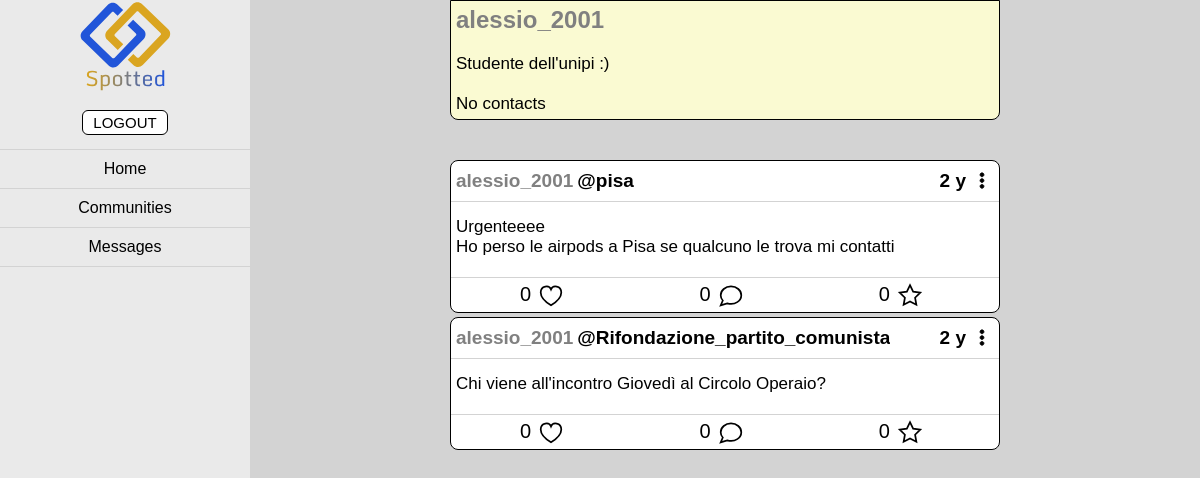
The app's page /user.php?user=alessio_2001 (signed in) with its own data.
### tables this page shows
CREATE TABLE `user_info` (
  `username` varchar(20) NOT NULL,
  `description` text,
  `instagram` varchar(30) DEFAULT NULL,
  `snapchat` varchar(15) DEFAULT NULL,
  `facebook` varchar(50) DEFAULT NULL,
  `favorite` varchar(10) DEFAULT NULL,
  PRIMARY KEY (`username`),
  CONSTRAINT `user_info_ibfk_1` FOREIGN KEY (`username`) REFERENCES `users` (`username`) ON DELETE CASCADE ON UPDATE CASCADE
);

CREATE TABLE `users` (
  `username` varchar(20) NOT NULL,
  `pword` char(60) DEFAULT NULL,
  PRIMARY KEY (`username`)
);

CREATE TABLE `posts` (
  `id` int(11) NOT NULL AUTO_INCREMENT,
  `creation_time` timestamp NOT NULL DEFAULT CURRENT_TIMESTAMP,
  `username` varchar(20) DEFAULT NULL,
  `content` text NOT NULL,
  `nlikes` int(11) NOT NULL DEFAULT '0',
  `community` varchar(30) DEFAULT NULL,
  `ncomments` int(11) NOT NULL DEFAULT '0',
  `anonym` tinyint(1) NOT NULL DEFAULT '0',
  `napplies` int(11) DEFAULT '0',
  `open` tinyint(1) DEFAULT '1',
  PRIMARY KEY (`id`),
  KEY `username` (`username`),
  KEY `posts_ibfk_2` (`community`),
  CONSTRAINT `posts_ibfk_1` FOREIGN KEY (`username`) REFERENCES `users` (`username`) ON DELETE CASCADE ON UPDATE CASCADE,
  CONSTRAINT `posts_ibfk_2` FOREIGN KEY (`community`) REFERENCES `communities` (`name_`) ON DELETE SET NULL ON UPDATE CASCADE
);

### php/database.php (called while the page is built, shortened)
<?php
function get_user($database, $user)
{
    $query = $database->prepare("SELECT * FROM users NATURAL JOIN user_info WHERE username = ?");
    $query->bind_param("s", $user);
    $query->execute();
    if($result = $query->get_result())
    {
        $row =  $result->fetch_assoc();
        return $row;
    }
    else
    {
        die("Connection failed: " . $database->connect_error);
    }
}
function get_user_posts($active_user, $database, $user, $own, $maxid = PHP_INT_MAX, $offset = 0, $nposts = 15)
{
    $query = $database->prepare("SELECT P.*, (SELECT COUNT(*) FROM subscriptions S WHERE S.username = ? AND S.community = P.community) AS editable FROM posts P WHERE P.username = ? AND (? OR !P.anonym) AND P.id < ? ORDER BY P.id DESC LIMIT ?, ?");
    $query->bind_param("ssiiii", $active_user, $user, $own, $maxid, $offset, $nposts);
    $query->execute();
    if($result = $query->get_result())
    {
        return $result;
    }
    else
    {
        die("Connection failed: " . $database->connect_error);
    }
}
function is_applied($database, $post, $user)
{
    $query = $database->prepare("SELECT accepted FROM applications WHERE username = ? AND post = ?");
    $query->bind_param("si", $user, $post);
    $query->execute();
    if($result = $query->get_result())
    {
        return 0;
    }
    else
    {
        die("Connection failed: " . $database->connect_error);
    }
}
function is_liked($database, $post, $user)
{
    $query = $database->prepare("SELECT COUNT(*) AS C FROM likes WHERE username = ? AND post = ?");
    $query->bind_param("si", $user, $post);
    $query->execute();
    if($result = $query->get_result())
    {
        $row = $result->fetch_assoc();
        if($row["C"] != 0)
            return true;
        else
            return false;
    }
    else
    {
        die("Connection failed: " . $database->connect_error);
    }
}
?>

### php/display.php (the view, shortened to what this page needs)
<?php
    require_once "database.php";
    function display_user($user)
    {
        echo user_html($user);
    }
    function user_html($user, $showid = false, $buttons = -1)
    {
        $id = "user+".$user["username"];
        if($buttons != 1)
            $userHTML = "<div class='user' id='".$id."'>";
        else
            $userHTML = "<div class='user useraccepted' id='".$id."'>";
        $userHTML .= "<div class='userbody'>";
        $userHTML .= "<div class='user_username'><a href = './user.php?user=".$user["username"]."'>".$user["username"]."</a></div>";
        $userHTML .= "<div class='user_description'>".nl2br(htmlspecialchars($user["description"]))."</div>";
        $userHTML .= "<div class='user_contacts'>";
        if($user["favorite"] && $user[$user["favorite"]])
            $userHTML .= "<div class='favorite_contact'><a target='_blank' href = '".social_links($user["favorite"], $user[$user["favorite"]])."'>".social_names($user["favorite"], $user[$user["favorite"]])."</a></div>";
        else
            $userHTML .= "<div class='favorite_contact'>No contacts</div>";
        $userHTML .= "</div>";
        $userHTML .= "</div>";
        $userHTML .= "<div class='userbuttons'>";
        $userHTML .= "</div>";
        $userHTML .= "</div>";
        return $userHTML;
    }
    function display_user_posts($database, $user)
    {
        $posts = get_user_posts($_SESSION["name"], $database, $user, $_SESSION["name"] == $user);
        while($row = $posts->fetch_assoc())
        {
            display_post($database, $row, $row["editable"]);
        }
    }
    function display_post($database, $post, $editable = true)
    {
        echo post_html($database, $post, $editable);
    }
    function time_elapsed($date)
    {
        $interval = strtotime(date('Y-m-d H:i:s', time())) - strtotime($date);
        $interval = floor($interval / 60);
        $interval = floor($interval / 60);
        $interval = floor($interval / 24);
        $interval = floor($interval / 30.436875);
        $interval = floor($interval / 12);
            return $interval." y";
    }
    function like_icon()
    {
        return "<svg class='likeicon' width='40px' height='40px' viewBox='-2 -3 28 28'><path d='M12 4.435c-1.989-5.399-12-4.597-12 3.568 0 4.068 3.06 9.481 12 14.997 8.94-5.516 12-10.929 12-14.997 0-8.118-10-8.999-12-3.568z'></path></svg>";
    }
    function comm_icon()
    {
        return "<svg class='commicon' width=40px height= 40px viewBox='-2 -3 28 28'><path d='M12 1c-6.628 0-12 4.573-12 10.213 0 2.39.932 4.591 2.427 6.164l-2.427 5.623 7.563-2.26c9.495 2.598 16.437-3.251 16.437-9.527 0-5.64-5.372-10.213-12-10.213z'></path></svg>";
    }
    function apply_icon()
    {
        return "<svg class='appicon' width=40px height= 40px viewBox='-2 -2 28 28'><path d='M12 .587l3.668 7.568 8.332 1.151-6.064 5.828 1.48 8.279-7.416-3.967-7.417 3.967 1.481-8.279-6.064-5.828 8.332-1.151z'></path></svg>";
    }
    function dotdotdot($type)
    {
        return "<svg class='dotdotdot_".$type."' width=40px height= 40px viewBox='-2 -5 28 28'><path d='m12 16.495c1.242 0 2.25 1.008 2.25 2.25s-1.008 2.25-2.25 2.25-2.25-1.008-2.25-2.25 1.008-2.25 2.25-2.25zm0-6.75c1.242 0 2.25 1.008 2.25 2.25s-1.008 2.25-2.25 2.25-2.25-1.008-2.25-2.25 1.008-2.25 2.25-2.25zm0-6.75c1.242 0 2.25 1.008 2.25 2.25s-1.008 2.25-2.25 2.25-2.25-1.008-2.25-2.25 1.008-2.25 2.25-2.25z'></path></svg>";
    }
    function post_html($database, $post, $editable = true)
    {
        if($post["open"])
            $postHTML = "<div class='post' id = 'post_".$post['id']."'>";
        else
            $postHTML = "<div class='post post_close' id = 'post_".$post['id']."'>";
        $postHTML .= "<div class='titlebar'>";
        if($_SESSION["name"] == $post["username"])
            $title_own_class = "title_own";
        else
            $title_own_class = "title_ext";
        if($post['anonym'] == 0)
            $postHTML .= "<p class='title username ".$title_own_class."'><a href='./user.php?user=".$post["username"]."'>".$post['username']."</a></p>";
        else
            $postHTML .= "<p class='title anonym ".$title_own_class."'>"."Anonymous"."</p>";
        $postHTML .= "<p class='title post_community'><a href = './community.php?community=".$post['community']."'>&#64;".$post['community']."</a></p>";
        $postHTML .= "<p class = 'title date'><time datetime = '".$post["creation_time"]."'>".time_elapsed($post["creation_time"])."</time></p>";
        if($_SESSION["name"] == $post["username"])
            $postHTML .= "<div class = 'dotdotdot_wrap' id = 'dotdotdot_".$post['id']."_own_".$post["open"]."'>".dotdotdot("post")."</div></div>";
        else
            $postHTML .= "<div class = 'dotdotdot_wrap' id = 'dotdotdot_".$post['id']."_ext_".$post['open']."'>".dotdotdot("post")."</div></div>";
        $postHTML .= "<p class='postcontent'>".nl2br(htmlspecialchars($post['content']))."</p>";
        if($editable)
            $postHTML .= "<div class = 'postbar' id = 'postbar_".$post['id']."'>";
        else
            $postHTML .= "<div class = 'postbar' id = 'unedit_postbar_".$post['id']."'>";
        if(is_liked($database, $post['id'], $_SESSION['name']))
            $postHTML .= "<div class='likes liked' id='liked_".$post['id']."'>";
        else
            $postHTML .= "<div class='likes unliked' id='unliked_".$post['id']."'>";
        $postHTML .= "<span class='likecount'>".$post['nlikes']."</span>".like_icon()."</div>";
        $postHTML .= "<div class='ncomments showcomments' id='showcomments_".$post['id']."_0'><span class='commcount'>".$post['ncomments']."</span>".comm_icon()."</div>";
        if($_SESSION["name"] == $post["username"])
            $postHTML .= "<div class='apply_button show_applicants' id='showapp_".$post['id']."'>";
        else
        {
            $app_status = is_applied($database, $post['id'], $_SESSION['name']);
            if($app_status == 2)
                $postHTML .= "<div class='apply_button applied accepted_app' id='acceptedapp_".$post['id']."_".get_application_id($_SESSION["name"], $database, $post['id'])."'>";
            elseif($app_status == 1)
                $postHTML .= "<div class='apply_button applied pending_app' id='applied_".$post['id']."'>";
            elseif($app_status == 0)
                $postHTML .= "<div class='apply_button unapplied' id='unapplied_".$post['id']."'>";
        }
        $postHTML .= "<span class='applycount'>".$post["napplies"]."</span>".apply_icon()."</div>";
        $postHTML .= "</div><div class='comments' id='comments_".$post['id']."'><div id = 'addcommentcontainer_".$post['id']."'></div><div id='comments_div_".$post['id']."'></div><div id = 'loadmore_comments_containet_".$post['id']."'></div></div>";
        $postHTML .= "<div class='applicants' id='applicants_".$post['id']."'><div id='applicants_div_".$post['id']."'></div><div id = 'loadmore_app_containet_".$post['id']."'></div></div></div>";
        return $postHTML;
    }
?>

### css/common_style.css (style rules this page uses)
html { cursor: default; margin: 0; padding: 0; font-size: 16px; height: 100%; background-color: lightgray; font-family:'Gill Sans', 'Gill Sans MT', 'Calibri', 'Trebuchet MS', sans-serif; }
body { margin: 0; }
.postcontent { padding: 0.3125rem; padding-top: 0.9375rem; padding-bottom: 1.25rem; font-size: 1.0625rem; margin: 0; overflow-wrap: break-word; }
.titlebar { padding: 0.3125rem; display: flex; border-bottom: 1px solid lightgray; }
.title { margin-top: 0.25rem; margin-bottom: 0.25rem; margin-right: 0.25rem; font-size: 1.1875rem; font-weight: bold; text-overflow: ellipsis; }
.username { color: gray; overflow: hidden; word-break: keep-all; }
.post_community { color: black; overflow: hidden; word-break: keep-all; }
.date { margin-left: auto; white-space: nowrap; }
.post { box-sizing: border-box; border: 1px solid black; border-radius: 0.5rem; margin-top: 0.25rem; margin-bottom: 0.25rem; padding: 0; background-color: white; transition-duration: 100ms; }
.postbar { display: flex; justify-content: space-around; font-size: 1.25rem; border-top: 1px solid lightgray; padding: 0.3125rem; }
.likes, .ncomments, .apply_button, .dotdotdot_wrap_comm, .dotdotdot_wrap { cursor: pointer; }
.likes, .ncomments, .apply_button, .nsubs { display: flex; }
.commicon, .likeicon, .appicon, .subicon { stroke: black; stroke-width: 2px; fill: white; height: 1.5rem; width: 2.5rem; }
.dotdotdot_post { stroke: black; height: 1.5rem; width: 1.5rem; }
.commicon, .likeicon, .appicon { transition-duration: 100ms; }
.user { border: 1px solid black; background-color: lightgoldenrodyellow; transition-duration: 100ms; display: flex; }
.user_username { color: gray; }
.userbody { max-width: 60%; }
a { color: inherit; text-decoration: inherit; }

### css/user.css (style rules this page uses)
.user { border-radius: 0.5rem; border-top-left-radius: 0; border-top-right-radius: 0; margin-bottom: 2.5rem; }
.user_description { margin-bottom: 0.625rem; padding: 0.3125rem; font-size: 1.0625rem; overflow-wrap: break-word; }
.user_username { font-size: 1.5rem; font-weight: bold; margin-bottom: 0.625rem; padding: 0.3125rem; }
.favorite_contact, .other_contact { padding: 0.3125rem; font-size: 1.0625rem; }

### records on screen
user_info: username.username "alessio_2001", description "Studente dell'unipi :)"
posts: username "alessio_2001", community "pisa", creation_time "2 y", content "Urgenteeee Ho perso le airpods a Pisa se qualcuno le trova mi contatti", nlikes "0", ncomments "0", napplies "0"
posts: username "alessio_2001", community "Rifondazione_partito_comunista", creation_time "2 y", content "Chi viene all'incontro Giovedì al Circolo Operaio?", nlikes "0", ncomments "0", napplies "0"
